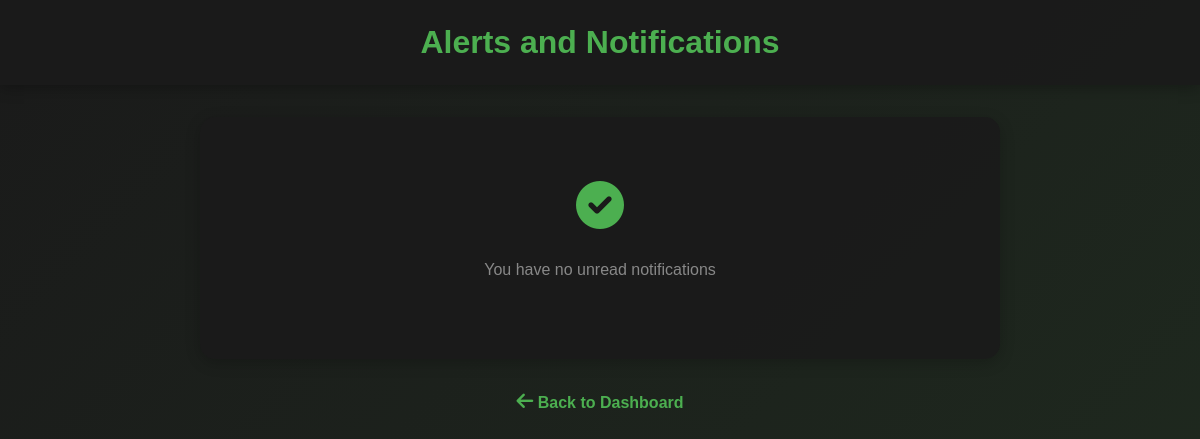
/alerts/ (signed in), run on an earlier commit of the app's database.
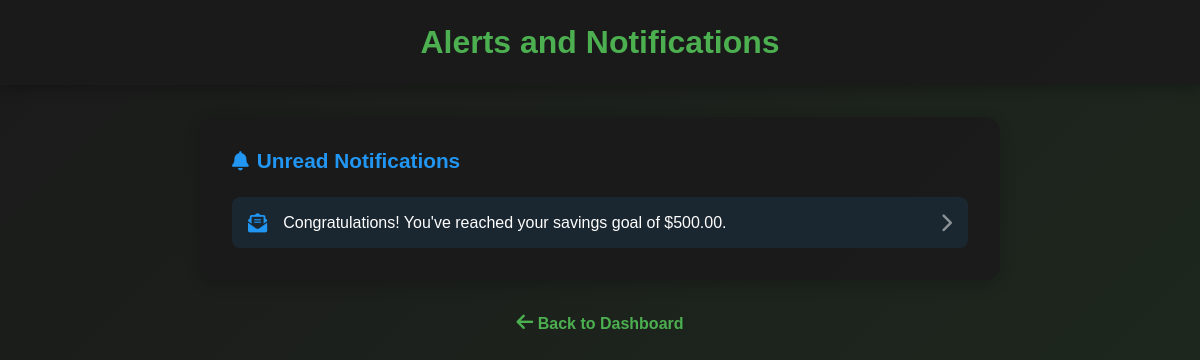
And on a later commit of the database.
### financeapp/models.py (models this page shows, shortened)
class Notification(models.Model):
    user = models.ForeignKey(User, on_delete=models.CASCADE, related_name='notifications')
    message = models.CharField(max_length=255)
    link = models.CharField(max_length=255, blank=True, null=True)
    is_read = models.BooleanField(default=False)
    created_at = models.DateTimeField(auto_now_add=True)

### financeapp/views.py (the view)
# urls.py: path('alerts/', views.alerts, name='alerts'),
@login_required
def alerts(request):
    unread_notifications = Notification.objects.filter(user=request.user, is_read=False)  # pylint: disable=no-member
    context = {'unread_notifications': unread_notifications}
    return render(request, 'alerts.html', context)

### financeapp/templates/alerts.html (shortened to what this page needs)
<!DOCTYPE html>
<html lang="en">
<head>
    {% load static %}
    <link rel="stylesheet" href="{% static 'css/alerts.css' %}">
    <link rel="stylesheet" href="https://cdnjs.cloudflare.com/ajax/libs/font-awesome/6.0.0-beta3/css/all.min.css">
</head>
<body>
    <header>
        <h1>Alerts and Notifications</h1>
    </header>
    <main>
        <div class="notifications-container">
            <div class="notifications-card">
                {% if unread_notifications %}
                    <h3><i class="fas fa-bell"></i> Unread Notifications</h3>
                    <ul class="notifications-list">
                        {% for notification in unread_notifications %}
                        <li class="notification-item">
                            {% if notification.link %}
                                <a href="{% url 'mark_notification_as_read' notification.id %}" class="notification-link">
                                    <i class="fas fa-envelope-open-text"></i>
                                    <span class="notification-message">{{ notification.message }}</span>
                                    <i class="fas fa-chevron-right arrow-icon"></i>
                                </a>
                            {% else %}
                                <div class="notification-content">
                                    <i class="fas fa-exclamation-circle"></i>
                                    <span class="notification-message">{{ notification.message }}</span>
                                </div>
                            {% endif %}
                        </li>
                        {% endfor %}
                    </ul>
                {% else %}
                    <div class="no-notifications">
                        <i class="fas fa-check-circle"></i>
                        <p>You have no unread notifications</p>
                    </div>
                {% endif %}
            </div>
        </div>
        <a href="{% url 'dashboard' %}" class="back-link">
            <i class="fas fa-arrow-left"></i> Back to Dashboard
        </a>
    </main>
</body>
</html>

What changed in the data, as far as the page shows it:
added Notification: message "Congratulations! You've reached your savings goal of $500.00."
Also different on the page:
text no longer shown: "You have no unread notifications"
text now shown: "Unread Notifications"
